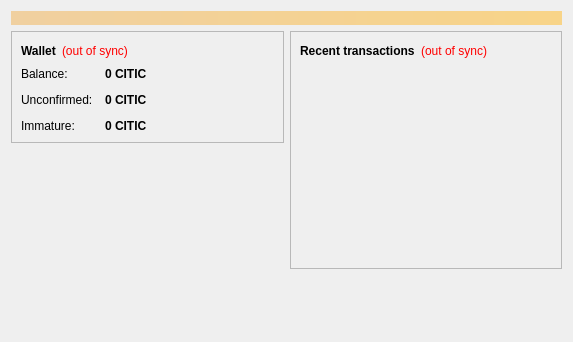
<?xml version="1.0" encoding="UTF-8"?>
<ui version="4.0">
 <class>OverviewPage</class>
 <widget class="QWidget" name="OverviewPage">
  <property name="geometry">
   <rect>
    <x>0</x>
    <y>0</y>
    <width>573</width>
    <height>342</height>
   </rect>
  </property>
  <property name="windowTitle">
   <string>Form</string>
  </property>
  <layout class="QVBoxLayout" name="topLayout">
   <item>
    <widget class="QLabel" name="labelAlerts">
     <property name="visible">
      <bool>false</bool>
     </property>
     <property name="styleSheet">
      <string notr="true">background-color: qlineargradient(x1: 0, y1: 0, x2: 1, y2: 0, stop:0 #F0D0A0, stop:1 #F8D488); color:#000000;</string>
     </property>
     <property name="wordWrap">
      <bool>true</bool>
     </property>
     <property name="margin">
      <number>3</number>
     </property>
    </widget>
   </item>
   <item>
    <layout class="QHBoxLayout" name="horizontalLayout" stretch="1,1">
     <item>
      <layout class="QVBoxLayout" name="verticalLayout_2">
       <item>
        <widget class="QFrame" name="frame">
         <property name="frameShape">
          <enum>QFrame::StyledPanel</enum>
         </property>
         <property name="frameShadow">
          <enum>QFrame::Raised</enum>
         </property>
         <layout class="QVBoxLayout" name="verticalLayout_4">
          <item>
           <layout class="QHBoxLayout" name="horizontalLayout_4">
            <item>
             <widget class="QLabel" name="label_5">
              <property name="font">
               <font>
                <weight>75</weight>
                <bold>true</bold>
               </font>
              </property>
              <property name="text">
               <string>Wallet</string>
              </property>
             </widget>
            </item>
            <item>
             <widget class="QLabel" name="labelWalletStatus">
              <property name="toolTip">
               <string>The displayed information may be out of date. Your wallet automatically synchronizes with the Citicoin network after a connection is established, but this process has not completed yet.</string>
              </property>
              <property name="styleSheet">
               <string notr="true">QLabel { color: red; }</string>
              </property>
              <property name="text">
               <string notr="true">(out of sync)</string>
              </property>
              <property name="alignment">
               <set>Qt::AlignLeading|Qt::AlignLeft|Qt::AlignVCenter</set>
              </property>
             </widget>
            </item>
            <item>
             <spacer name="horizontalSpacer_2">
              <property name="orientation">
               <enum>Qt::Horizontal</enum>
              </property>
              <property name="sizeHint" stdset="0">
               <size>
                <width>40</width>
                <height>20</height>
               </size>
              </property>
             </spacer>
            </item>
           </layout>
          </item>
          <item>
           <layout class="QFormLayout" name="formLayout_2">
            <property name="fieldGrowthPolicy">
             <enum>QFormLayout::AllNonFixedFieldsGrow</enum>
            </property>
            <property name="horizontalSpacing">
             <number>12</number>
            </property>
            <property name="verticalSpacing">
             <number>12</number>
            </property>
            <item row="0" column="0">
             <widget class="QLabel" name="label">
              <property name="text">
               <string>Balance:</string>
              </property>
             </widget>
            </item>
            <item row="0" column="1">
             <widget class="QLabel" name="labelBalance">
              <property name="font">
               <font>
                <weight>75</weight>
                <bold>true</bold>
               </font>
              </property>
              <property name="cursor">
               <cursorShape>IBeamCursor</cursorShape>
              </property>
              <property name="toolTip">
               <string>Your current balance</string>
              </property>
              <property name="text">
               <string notr="true">0 CITIC</string>
              </property>
              <property name="textInteractionFlags">
               <set>Qt::LinksAccessibleByMouse|Qt::TextSelectableByKeyboard|Qt::TextSelectableByMouse</set>
              </property>
             </widget>
            </item>
            <item row="1" column="0">
             <widget class="QLabel" name="label_3">
              <property name="text">
               <string>Unconfirmed:</string>
              </property>
             </widget>
            </item>
            <item row="1" column="1">
             <widget class="QLabel" name="labelUnconfirmed">
              <property name="font">
               <font>
                <weight>75</weight>
                <bold>true</bold>
               </font>
              </property>
              <property name="cursor">
               <cursorShape>IBeamCursor</cursorShape>
              </property>
              <property name="toolTip">
               <string>Total of transactions that have yet to be confirmed, and do not yet count toward the current balance</string>
              </property>
              <property name="text">
               <string notr="true">0 CITIC</string>
              </property>
              <property name="textInteractionFlags">
               <set>Qt::LinksAccessibleByMouse|Qt::TextSelectableByKeyboard|Qt::TextSelectableByMouse</set>
              </property>
             </widget>
            </item>
            <item row="2" column="0">
             <widget class="QLabel" name="labelImmatureText">
              <property name="text">
               <string>Immature:</string>
              </property>
             </widget>
            </item>
            <item row="2" column="1">
             <widget class="QLabel" name="labelImmature">
              <property name="font">
               <font>
                <weight>75</weight>
                <bold>true</bold>
               </font>
              </property>
              <property name="toolTip">
               <string>Mined balance that has not yet matured</string>
              </property>
              <property name="text">
               <string notr="true">0 CITIC</string>
              </property>
              <property name="textInteractionFlags">
               <set>Qt::LinksAccessibleByMouse|Qt::TextSelectableByKeyboard|Qt::TextSelectableByMouse</set>
              </property>
             </widget>
            </item>
           </layout>
          </item>
         </layout>
        </widget>
       </item>
       <item>
        <spacer name="verticalSpacer">
         <property name="orientation">
          <enum>Qt::Vertical</enum>
         </property>
         <property name="sizeHint" stdset="0">
          <size>
           <width>20</width>
           <height>40</height>
          </size>
         </property>
        </spacer>
       </item>
      </layout>
     </item>
     <item>
      <layout class="QVBoxLayout" name="verticalLayout_3">
       <item>
        <widget class="QFrame" name="frame_2">
         <property name="frameShape">
          <enum>QFrame::StyledPanel</enum>
         </property>
         <property name="frameShadow">
          <enum>QFrame::Raised</enum>
         </property>
         <layout class="QVBoxLayout" name="verticalLayout">
          <item>
           <layout class="QHBoxLayout" name="horizontalLayout_2">
            <item>
             <widget class="QLabel" name="label_4">
              <property name="text">
               <string>&lt;b&gt;Recent transactions&lt;/b&gt;</string>
              </property>
             </widget>
            </item>
            <item>
             <widget class="QLabel" name="labelTransactionsStatus">
              <property name="toolTip">
               <string>The displayed information may be out of date. Your wallet automatically synchronizes with the Citicoin network after a connection is established, but this process has not completed yet.</string>
              </property>
              <property name="styleSheet">
               <string notr="true">QLabel { color: red; }</string>
              </property>
              <property name="text">
               <string notr="true">(out of sync)</string>
              </property>
              <property name="alignment">
               <set>Qt::AlignRight|Qt::AlignTrailing|Qt::AlignVCenter</set>
              </property>
             </widget>
            </item>
            <item>
             <spacer name="horizontalSpacer">
              <property name="orientation">
               <enum>Qt::Horizontal</enum>
              </property>
              <property name="sizeHint" stdset="0">
               <size>
                <width>40</width>
                <height>20</height>
               </size>
              </property>
             </spacer>
            </item>
           </layout>
          </item>
          <item>
           <widget class="QListView" name="listTransactions">
            <property name="styleSheet">
             <string notr="true">QListView { background: transparent; }</string>
            </property>
            <property name="frameShape">
             <enum>QFrame::NoFrame</enum>
            </property>
            <property name="verticalScrollBarPolicy">
             <enum>Qt::ScrollBarAlwaysOff</enum>
            </property>
            <property name="horizontalScrollBarPolicy">
             <enum>Qt::ScrollBarAlwaysOff</enum>
            </property>
            <property name="selectionMode">
             <enum>QAbstractItemView::NoSelection</enum>
            </property>
           </widget>
          </item>
         </layout>
        </widget>
       </item>
       <item>
        <spacer name="verticalSpacer_2">
         <property name="orientation">
          <enum>Qt::Vertical</enum>
         </property>
         <property name="sizeHint" stdset="0">
          <size>
           <width>20</width>
           <height>40</height>
          </size>
         </property>
        </spacer>
       </item>
      </layout>
     </item>
    </layout>
   </item>
  </layout>
 </widget>
 <resources/>
 <connections/>
</ui>
